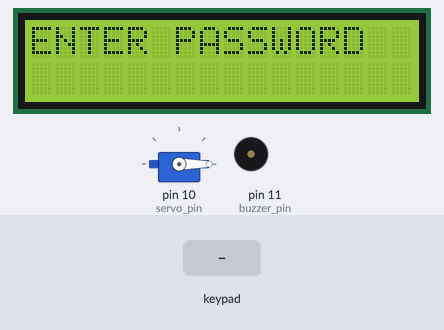
Bench run of a sketch on a simulated Arduino Uno, built with avr-gcc and run on an emulated ATmega328P. On the bench: 16×2 character LCD, servo, buzzer (waves = sounding, pin HIGH). The test bench sets the inputs (shaded band).

Above: at 1.2 s.
1.3 s: keypad keys A 1 2 3 4 5 6 B pressed 0.4 s apart
At 5.1 s:
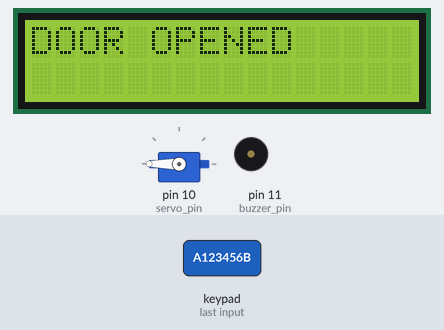
6.0 s: keypad keys 1 3 9 7 2 2 2 2 pressed 0.4 s apart
At 12.0 s:
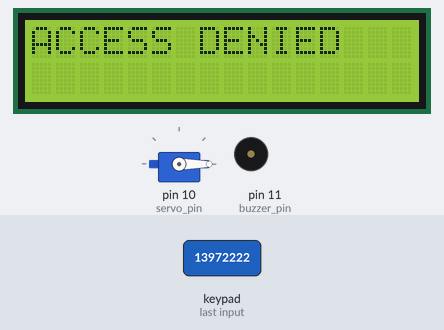
12.2 s: key '1' pressed
At 15.0 s:
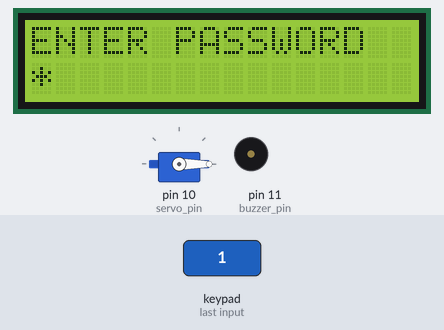
15.2 s: key '2' pressed
At 15.7 s:
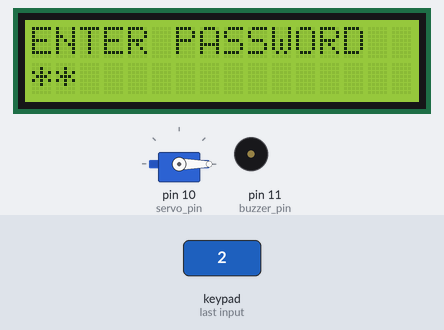
Timing chart, 0 to 17.7 s (numbered marks = the images above; inputs shaded):
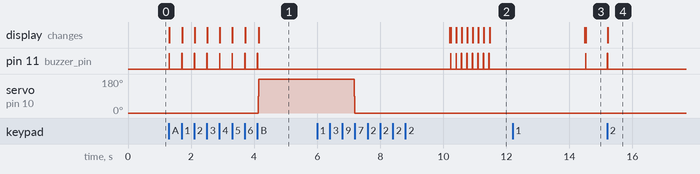

Measured:
- after the input at 1.3 s, pin 11 (buzzer_pin): alternates HIGH for 0.01 s and LOW for 0.39 s, 16 changes in all, then stays LOW, starting at once; servo on pin 10 (servo_pin): 0° → 180° after 2.8 s; the display: first changes at once (image 1 shows a later state)
- after the input at 6.0 s, pin 11 (buzzer_pin): alternates HIGH for 0.01 s and LOW for 0.16 s, 16 changes in all, then stays LOW, starting after 4.2 s; the display: first differs from a run without the input after 4.2 s (image 2 shows a later state)
- after the input at 12.2 s, pin 11 (buzzer_pin): LOW → HIGH after 2.3 s, → LOW 0.01 s later; the display: first differs from a run without the input after 2.3 s (image 3)
- after the input at 15.2 s, pin 11 (buzzer_pin): LOW → HIGH at once, → LOW 0.01 s later; the display: changes at once (image 4)

The sketch:

Keypad_lock.ino
```cpp
#include <Wire.h>
#include <LiquidCrystal_I2C.h>
#include <Keypad.h>
#include <Servo.h>

LiquidCrystal_I2C lcd(0x27, 16, 2); //lcd(address, col, row);

Servo servo_lock; //creating object
const int servo_pin= 10;
const int buzzer_pin= 11;

const int rows= 4;
const int cols=4;

char keys[rows][cols]=
{
  {'1', '2', '3', 'A'},
  {'4', '5', '6', 'B'},
  {'7', '8', '9', 'C'},
  {'*', '0', '#', 'D'}
};

byte rowpins[rows]= {9,8,7,6};
byte colpins[cols]= {5,4,3,2};

Keypad keypad= Keypad(makeKeymap(keys), rowpins, colpins, rows, cols);

const char original_password[9]="A123456B";
char entered_password[9];


void setup()
{
  Wire.begin();
  lcd.init(); //lcd,begin(cols, rows);
  lcd.backlight();
  lcd.setCursor(0, 0);
  lcd.print("ENTER PASSWORD");

  pinMode(buzzer_pin, OUTPUT);
  servo_lock.attach(servo_pin);
  servo_lock.write(0);
}

void loop()
{
  int i = 0;
  lcd.setCursor(0, 1);

  while (i < 8)
  {
    char key = keypad.getKey();

    if (key)
    {
      digitalWrite(buzzer_pin, HIGH);
      delay(10);
      digitalWrite(buzzer_pin, LOW);

      entered_password[i] = key;
      lcd.setCursor(i, 1);
      lcd.print('*');

      i++;
    }
  }
 entered_password[8]='\0';

  if(strcmp(entered_password, original_password)==0)
  {
    lcd.clear();
    lcd.setCursor(0, 0);
    lcd.print("DOOR OPENED");
    servo_lock.write(90);
    delay(20);
    servo_lock.write(180);
    delay(3000);
    servo_lock.write(180);
    delay(20);
    servo_lock.write(90);
    delay(20);
    servo_lock.write(0);
  }
  else
  {
    lcd.clear();
    lcd.setCursor(0, 0);
    lcd.print("ACCESS DENIED");
  }

  delay(3000);
  lcd.clear();
  lcd.setCursor(0, 0);
  lcd.print("ENTER PASSWORD");

}
```
